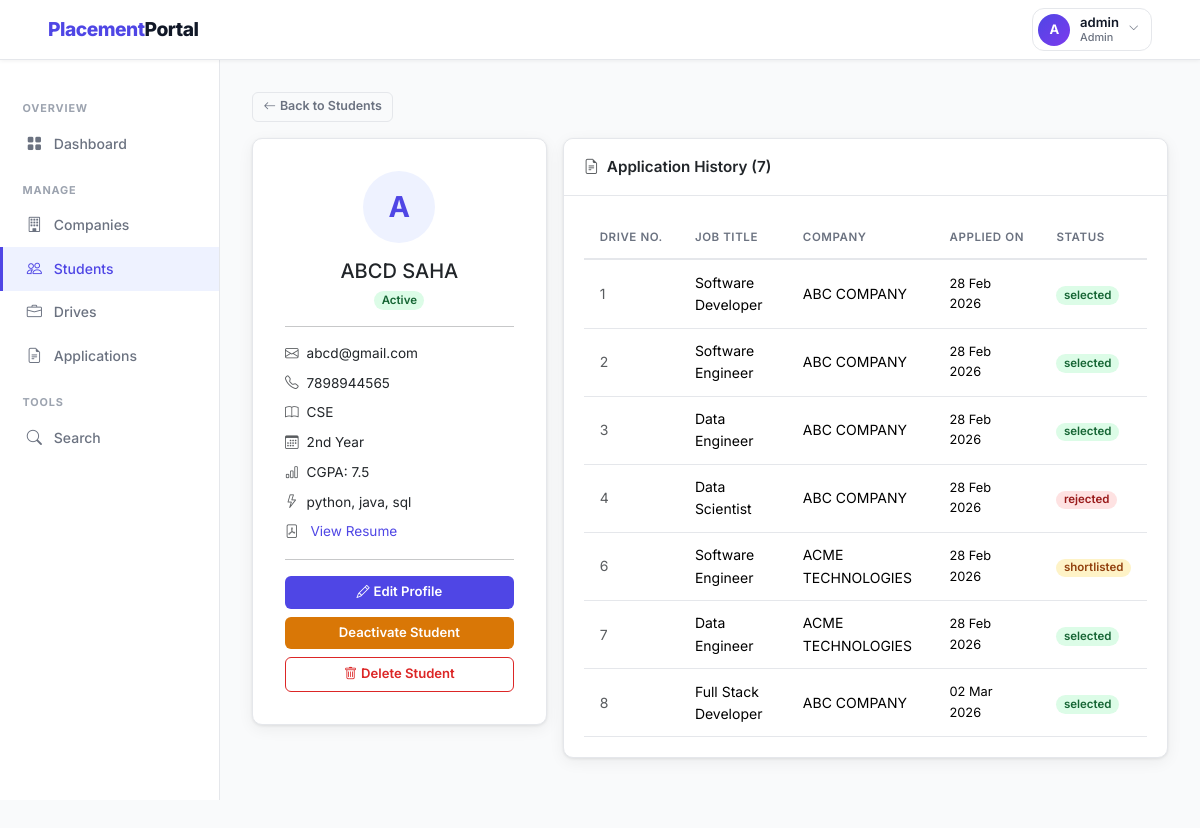
Screenshot of /admin/students/1 (signed in) with the database file from the repository.
### backend/models.py (models this page shows, shortened)
class Student(db.Model):
    __tablename__ = 'student'
    id = db.Column(db.Integer, primary_key=True)
    full_name = db.Column(db.String(100), nullable=False)
    email = db.Column(db.String(120), unique=True, nullable=False)
    password_hash = db.Column(db.String(256), nullable=False)
    phone = db.Column(db.String(20))
    branch = db.Column(db.String(100))
    year = db.Column(db.String(20))
    cgpa = db.Column(db.Float)
    skills = db.Column(db.Text)
    resume_path = db.Column(db.String(300))
    is_active = db.Column(db.Boolean, default=True)
    registered_at = db.Column(db.DateTime, default=datetime.utcnow)
    applications = db.relationship('Application', backref='student', lazy=True,
                                   cascade='all, delete-orphan')

class Application(db.Model):
    __tablename__ = 'application'
    id               = db.Column(db.Integer, primary_key=True)
    student_id       = db.Column(db.Integer, db.ForeignKey('student.id'), nullable=False)
    drive_id         = db.Column(db.Integer, db.ForeignKey('placement_drive.id'), nullable=False)
    application_date = db.Column(db.DateTime, default=datetime.utcnow)
    status           = db.Column(db.String(20), default='applied')
    __table_args__ = (
        db.UniqueConstraint('student_id', 'drive_id', name='unique_application'),
    )

class PlacementDrive(db.Model):
    __tablename__ = 'placement_drive'
    id = db.Column(db.Integer, primary_key=True)
    company_id = db.Column(db.Integer, db.ForeignKey('company.id'), nullable=False)
    job_title = db.Column(db.String(150), nullable=False)
    job_description = db.Column(db.Text, nullable=False)
    eligibility_criteria = db.Column(db.Text)
    location = db.Column(db.String(100))
    salary_package = db.Column(db.String(100))
    application_deadline = db.Column(db.Date, nullable=False)
    status = db.Column(db.String(20), default='pending')
    created_at = db.Column(db.DateTime, default=datetime.utcnow)
    applications = db.relationship('Application', backref='drive', lazy=True,
                                   cascade='all, delete-orphan')

class Company(db.Model):
    __tablename__ = 'company'
    id = db.Column(db.Integer, primary_key=True)
    company_name = db.Column(db.String(150), nullable=False)
    email = db.Column(db.String(120), unique=True, nullable=False)
    password_hash = db.Column(db.String(256), nullable=False)
    hr_contact = db.Column(db.String(100))
    phone = db.Column(db.String(20))
    website = db.Column(db.String(200))
    description = db.Column(db.Text)
    approval_status = db.Column(db.String(20), default='pending')
    registered_at = db.Column(db.DateTime, default=datetime.utcnow)
    drives = db.relationship('PlacementDrive', backref='company', lazy=True,
                             cascade='all, delete-orphan')

### backend/routes.py (the view)
    @app.route('/admin/students/<int:student_id>')
    @login_required('admin')
    def admin_student_detail(student_id):
        student      = Student.query.get_or_404(student_id)
        applications = Application.query.filter_by(student_id=student_id).all()
        return render_template('admin/student_detail.html',
                               student=student, applications=applications)

### backend/routes.py (called while the page is built)
def login_required(role):
    def decorator(f):
        @wraps(f)
        def decorated_function(*args, **kwargs):
            if 'user_id' not in session:
                flash('Please log in to continue.', 'warning')
                return redirect(url_for('auth_login', role=role))
            if session.get('role') != role:
                flash('You do not have permission to view that page.', 'danger')
                return redirect(url_for('home'))
            return f(*args, **kwargs)
        return decorated_function
    return decorator

### templates/admin/student_detail.html (shortened to what this page needs)
{% extends 'layout_dashboard.html' %}
{% block sidebar %}
  <div class="sidebar-section">Overview</div>
  <a href="{{ url_for('admin_dashboard') }}" class="sidebar-link"><i class="bi bi-grid-fill"></i> Dashboard</a>
  <div class="sidebar-section">Manage</div>
  <a href="{{ url_for('admin_companies') }}" class="sidebar-link"><i class="bi bi-building"></i> Companies</a>
  <a href="{{ url_for('admin_students') }}" class="sidebar-link active"><i class="bi bi-people"></i> Students</a>
  <a href="{{ url_for('admin_drives') }}" class="sidebar-link"><i class="bi bi-briefcase"></i> Drives</a>
  <a href="{{ url_for('admin_applications') }}" class="sidebar-link"><i class="bi bi-file-earmark-text"></i> Applications</a>
  <div class="sidebar-section">Tools</div>
  <a href="{{ url_for('admin_search') }}" class="sidebar-link"><i class="bi bi-search"></i> Search</a>
{% endblock %}
{% block content %}
<div class="mb-3">
  <a href="{{ url_for('admin_students') }}" class="btn btn-outline-secondary btn-sm">
    <i class="bi bi-arrow-left me-1"></i>Back to Students
  </a>
</div>
<div class="row g-3">
  <div class="col-lg-4">
    <div class="card">
      <div class="card-body text-center" style="padding:2rem !important;">
        <div style="width:72px;height:72px;border-radius:50%;background:var(--primary-lt);
                    display:flex;align-items:center;justify-content:center;
                    font-size:1.8rem;font-weight:700;color:var(--primary);margin:0 auto 1rem;">
          {{ student.full_name[0]|upper }}
        </div>
        <h5 class="fw-700 mb-1">{{ student.full_name }}</h5>
        <span class="badge {{ 'badge-active' if student.is_active else 'badge-inactive' }}">
          {{ 'Active' if student.is_active else 'Inactive' }}
        </span>
        <hr>
        <div class="text-start" style="font-size:.85rem;">
          <div class="mb-2"><i class="bi bi-envelope text-muted me-2"></i>{{ student.email }}</div>
          {% if student.phone %}
          <div class="mb-2"><i class="bi bi-telephone text-muted me-2"></i>{{ student.phone }}</div>
          {% endif %}
          {% if student.branch %}
          <div class="mb-2"><i class="bi bi-book text-muted me-2"></i>{{ student.branch }}</div>
          {% endif %}
          {% if student.year %}
          <div class="mb-2"><i class="bi bi-calendar3 text-muted me-2"></i>{{ student.year }}</div>
          {% endif %}
          {% if student.cgpa %}
          <div class="mb-2"><i class="bi bi-bar-chart text-muted me-2"></i>CGPA: {{ student.cgpa }}</div>
          {% endif %}
          {% if student.skills %}
          <div class="mb-2"><i class="bi bi-lightning text-muted me-2"></i>{{ student.skills }}</div>
          {% endif %}
          {% if student.resume_path %}
          <div class="mb-2">
            <i class="bi bi-file-pdf text-muted me-2"></i>
            <a href="/{{ student.resume_path }}" target="_blank">View Resume</a>
          </div>
          {% endif %}
        </div>
        <hr>
        <div class="d-flex flex-column gap-2">
          <a href="{{ url_for('admin_edit_student', student_id=student.id) }}"
             class="btn btn-primary">
            <i class="bi bi-pencil me-1"></i>Edit Profile
          </a>
          <a href="{{ url_for('admin_toggle_student', student_id=student.id) }}"
             class="btn {{ 'btn-warning' if student.is_active else 'btn-success' }}">
            {{ 'Deactivate Student' if student.is_active else 'Activate Student' }}
          </a>
          <a href="{{ url_for('admin_delete_student', student_id=student.id) }}"
             class="btn btn-outline-danger"
             onclick="return confirm('Delete this student permanently?')">
            <i class="bi bi-trash me-1"></i>Delete Student
          </a>
        </div>
      </div>
    </div>
  </div>
  <div class="col-lg-8">
    <div class="card">
      <div class="card-header">
        <span><i class="bi bi-file-earmark-text me-2 text-muted"></i>Application History ({{ applications|length }})</span>
      </div>
      <div class="card-body p-0">
        {% if applications %}
        <table class="table mb-0">
          <thead>
            <tr>
              <th>Drive No.</th>
              <th>Job Title</th>
              <th>Company</th>
              <th>Applied On</th>
              <th>Status</th>
            </tr>
          </thead>
          <tbody>
            {% for app in applications %}
            <tr>
              <td class="text-muted">{{ app.drive_id }}</td>
              <td class="fw-600">{{ app.drive.job_title }}</td>
              <td>{{ app.drive.company.company_name }}</td>
              <td style="font-size:.8rem;">{{ app.application_date.strftime('%d %b %Y') }}</td>
              <td><span class="badge badge-{{ app.status }}">{{ app.status }}</span></td>
            </tr>
            {% endfor %}
          </tbody>
        </table>
        {% else %}
          <div class="empty-state">
            <i class="bi bi-file-earmark-text"></i>
            <p>No applications yet.</p>
          </div>
        {% endif %}
      </div>
    </div>
  </div>
</div>
{% endblock %}

### static/css/styles.css (style rules this page uses)
:root { --primary: #4f46e5; --primary-dk: #3730a3; --primary-lt: #eef2ff; --success: #16a34a; --danger: #dc2626; --warning: #d97706; --info: #0891b2; --dark: #111827; --muted: #6b7280; --border: #e5e7eb; --bg: #f9fafb; --white: #ffffff; --card-shadow: 0 1px 3px rgba(0,0,0,.08), 0 4px 16px rgba(0,0,0,.06); --radius: 10px; --radius-sm: 6px; --font: 'Inter', -apple-system, BlinkMacSystemFont, 'Segoe UI', sans-serif; }
*, *::before, *::after { box-sizing: border-box; margin: 0; padding: 0; }
body { font-family: var(--font); background: var(--bg); color: var(--dark); min-height: 100vh; font-size: 14.5px; line-height: 1.6; }
a { color: var(--primary); text-decoration: none; }
.sidebar-link { display: flex; align-items: center; gap: .65rem; padding: .6rem 1.4rem; color: var(--muted); font-weight: 500; font-size: .875rem; border-left: 3px solid transparent; transition: all .18s; }
.sidebar-link:hover, .sidebar-link.active { color: var(--primary); background: var(--primary-lt); border-left-color: var(--primary); text-decoration: none; }
.sidebar-link i { width:18px; text-align:center; font-size:.95rem; }
.sidebar-section { font-size: .68rem; font-weight: 700; text-transform: uppercase; letter-spacing: .08em; color: #9ca3af; padding: 1rem 1.4rem .3rem; }
.card { background: var(--white); border: 1px solid var(--border) !important; border-radius: var(--radius) !important; box-shadow: var(--card-shadow); }
.card-header { background: var(--white) !important; border-bottom: 1px solid var(--border) !important; padding: 1rem 1.25rem !important; font-weight: 600; font-size: .95rem; border-radius: var(--radius) var(--radius) 0 0 !important; display: flex; align-items: center; justify-content: space-between; }
.card-body { padding: 1.25rem !important; }
.table { font-size:.875rem; }
.table th { font-size: .72rem; text-transform: uppercase; letter-spacing: .05em; color: var(--muted); font-weight: 600; border-bottom: 2px solid var(--border) !important; white-space: nowrap; padding: .75rem 1rem !important; }
.table td { padding: .7rem 1rem !important; vertical-align: middle; border-color: var(--border) !important; }
.badge { font-size:.72rem; font-weight:600; padding:.3em .65em; border-radius:20px; }
.badge-rejected { background:#fee2e2; color:#991b1b; }
.badge-shortlisted { background:#fef3c7; color:#92400e; }
.badge-selected { background:#dcfce7; color:#166534; }
.badge-active { background:#dcfce7; color:#166534; }
.btn { font-family: var(--font); font-weight: 600; font-size: .82rem; border-radius: var(--radius-sm); padding: .4rem .9rem; transition: all .18s; border: none; cursor: pointer; }
.btn-primary { background:var(--primary); color:#fff; }
.btn-warning { background:var(--warning); color:#fff; }
.btn-outline-secondary { background:transparent; border:1.5px solid var(--border); color:var(--muted); }
.btn-outline-danger { background:transparent; border:1.5px solid var(--danger); color:var(--danger); }
.btn-sm { padding:.28rem .65rem; font-size:.78rem; }

### rows the page displays
Student: full_name "A", full_name "ABCD SAHA", is_active "Active", email "abcd@gmail.com", phone "7898944565", branch "CSE", year "2nd Year", cgpa "7.5", skills "python, java, sql", is_active "Deactivate Student"
Application: drive_id "1", drive.job_title "Software Developer", drive.company.company_name "ABC COMPANY", application_date "28 Feb 2026", status "selected"
Application: drive_id "2", drive.job_title "Software Engineer", drive.company.company_name "ABC COMPANY", application_date "28 Feb 2026", status "selected"
Application: drive_id "3", drive.job_title "Data Engineer", drive.company.company_name "ABC COMPANY", application_date "28 Feb 2026", status "selected"
Application: drive_id "4", drive.job_title "Data Scientist", drive.company.company_name "ABC COMPANY", application_date "28 Feb 2026", status "rejected"
Application: drive_id "6", drive.job_title "Software Engineer", drive.company.company_name "ACME TECHNOLOGIES", application_date "28 Feb 2026", status "shortlisted"
Application: drive_id "7", drive.job_title "Data Engineer", drive.company.company_name "ACME TECHNOLOGIES", application_date "28 Feb 2026", status "selected"
Application: drive_id "8", drive.job_title "Full Stack Developer", drive.company.company_name "ABC COMPANY", application_date "02 Mar 2026", status "selected"

### other values shown
{{ session.name[0]|upper if session.name else '?' }} "A"
{{ session.name }} "admin"
{{ session.role|capitalize }} "Admin"
{{ applications|length }} "7"
